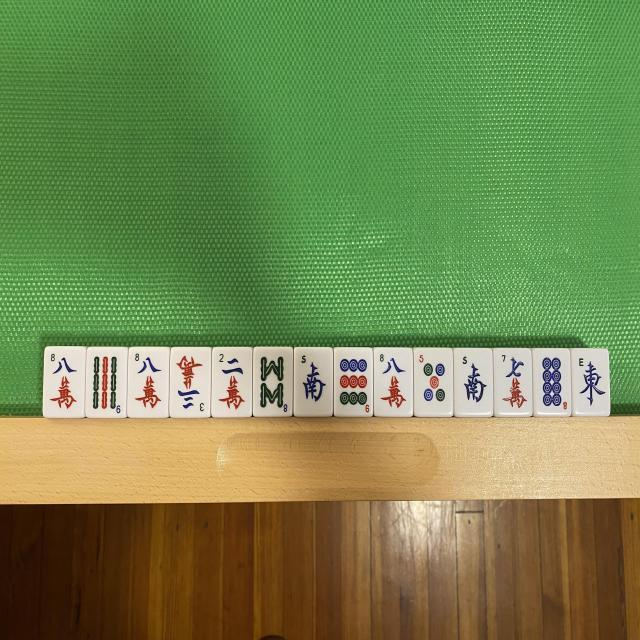
#> input picture vision/datasets/haitaks-mahjong-layout-v2/test/images/384498307_655768726684557_2573241153980532960_n_jpg.rf.82607399362dc5b32b36b8d29d87cf7f.jpg, 640 x 640 px, given in place of images, which was not available
$ python table_plane.py ../datasets/haitaks-mahjong-layout-v2/test/images
#> lines starting #> are read from the running program, lines starting #| are printed output that depends on the picture; after the words box and inside, x2 and y2 are one past the last pixel; in counts of white or black regions, pixels touching at a corner belong together; long printed decimals are rounded; pictures that were not available may be replaced by others from this repository, and a replacement may not be noted
#> in main, image is the input picture: shape (640, 640, 3); mean B, G, R 79.3, 135.1, 115.4
"""Estimate the visible table plane for perspective-aware grouping."""

import argparse
import json
from pathlib import Path

import cv2
import numpy as np

from dorahub_vision.layout import TableFrame, TileBox


def estimate_table_corners(
    image: np.ndarray,
) -> tuple[
    tuple[float, float],
    tuple[float, float],
    tuple[float, float],
    tuple[float, float],
]:
    if image.ndim != 3 or image.shape[2] != 3:
        raise ValueError("expected a BGR image")
    height, width = image.shape[:2]
#> height = 640; width = 640
    if min(height, width) < 32:
        raise ValueError("image is too small")
    lab = cv2.cvtColor(image, cv2.COLOR_BGR2LAB).astype(np.float32)
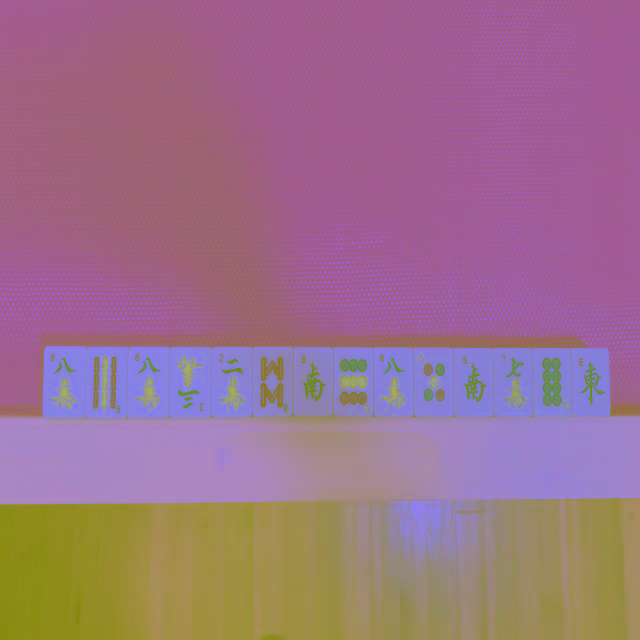
#> lab: shape (640, 640, 3) float32; mean B, G, R 137.1, 112.8, 156.5
    sample = lab[
        round(height * 0.28) : round(height * 0.75),
        round(width * 0.18) : round(width * 0.82),
    ].reshape(-1, 3)
    table_color = np.median(sample, axis=0)
#> table_color = [150, 100, 159]
    mask = (
        np.linalg.norm(lab - table_color, axis=2) < 30
    ).astype(np.uint8) * 255
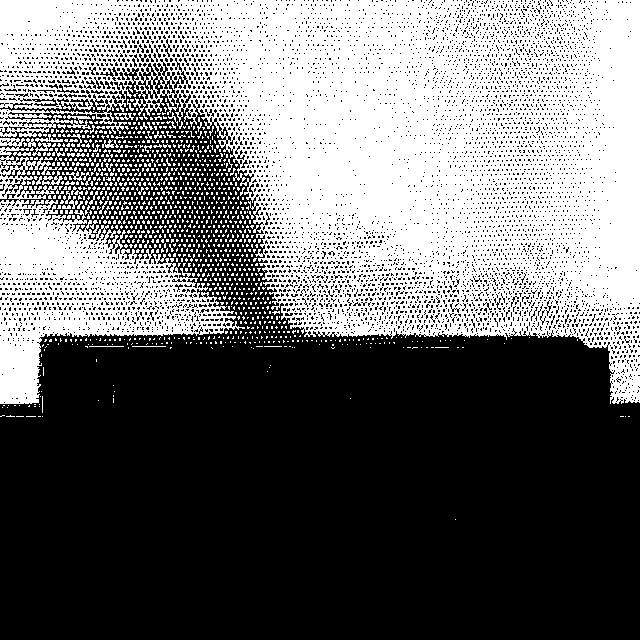
#> mask: shape (640, 640); 43% white; 1353 white regions (1300 under 20 px), largest, box (x1, y1, x2, y2) and area: (0, 0, 640, 404) 143689, (0, 138, 245, 404) 22322, (42, 171, 63, 185) 121
    size = max(9, round(min(height, width) * 0.018)) | 1
#> size = 13
    mask = cv2.morphologyEx(
        mask,
        cv2.MORPH_CLOSE,
        cv2.getStructuringElement(cv2.MORPH_ELLIPSE, (size, size)),
        iterations=2,
    )
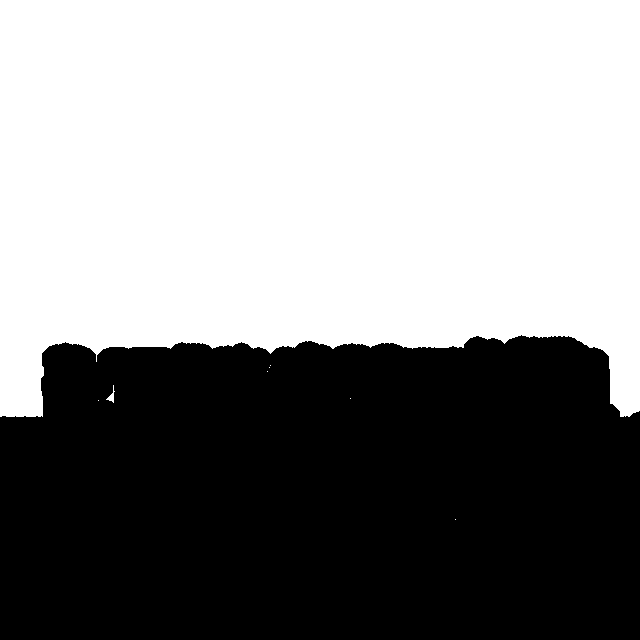
#> mask: shape (640, 640); 55.1% white; 1 black region, box (x1, y1, x2, y2) and area: (0, 335, 640, 640) 183880
    mask = cv2.morphologyEx(
        mask,
        cv2.MORPH_OPEN,
        cv2.getStructuringElement(cv2.MORPH_ELLIPSE, (7, 7)),
    )
#> mask: shape (640, 640); 55.1% white; 1 black region, box (x1, y1, x2, y2) and area: (0, 335, 640, 640) 183987
    count, labels, stats, _ = cv2.connectedComponentsWithStats(mask)
#> count = 2; stats = [[0, 335, 640, 305, 183987], [0, 0, 640, 417, 225613]]
    if count <= 1:
        raise ValueError("table surface was not found")
    table = 1 + int(np.argmax(stats[1:, cv2.CC_STAT_AREA]))
#> table = 1
    points = cv2.findNonZero((labels == table).astype(np.uint8))
#> points = contour of 225613 points, box (x1, y1, x2, y2) (0, 0, 640, 417), area 2274
    if points is None:
        raise ValueError("table surface was not found")
    hull = cv2.convexHull(points)
#> hull = [[639, 410], [638, 411], [628, 416], [0, 416], [0, 0], [639, 0]]
    perimeter = cv2.arcLength(hull, True)
#> perimeter = 2105.6
    polygon = None
    for epsilon in np.linspace(0.02, 0.08, 13):
        candidate = cv2.approxPolyDP(hull, epsilon * perimeter, True)
        if len(candidate) == 4:
            polygon = candidate[:, 0]
            break
#> this loop made 1 pass
#> polygon on pass 1: [[639, 410], [0, 416], [0, 0], [639, 0]]
    if polygon is None or cv2.contourArea(polygon) < width * height * 0.35:
        raise ValueError("table plane is incomplete")
    top = sorted(polygon, key=lambda point: point[1])[:2]
#> top = [[0, 0], [639, 0]]
    bottom = sorted(polygon, key=lambda point: point[1])[2:]
#> bottom = [[639, 410], [0, 416]]
    top_left, top_right = sorted(top, key=lambda point: point[0])
#> top_left = [0, 0]; top_right = [639, 0]
    bottom_left, bottom_right = sorted(bottom, key=lambda point: point[0])
#> bottom_left = [0, 416]; bottom_right = [639, 410]
    ordered = top_left, top_right, bottom_right, bottom_left
#> ordered = ([0, 0], [639, 0], [639, 410], [0, 416])
    return tuple(
        (
            min(1.0, max(0.0, float(x) / max(1, width - 1))),
            min(1.0, max(0.0, float(y) / max(1, height - 1))),
        )
        for x, y in ordered
    )


# [82 lines left out: functions appearance_face_score, rectify_table, unrectify_box, not called in this run]


def main() -> None:
    parser = argparse.ArgumentParser()
    parser.add_argument("images", type=Path, nargs="+")
    parser.add_argument("--rectify-output", type=Path)
    parser.add_argument("--size", type=int, default=1024)
    args = parser.parse_args()
    if args.rectify_output:
        args.rectify_output.mkdir(parents=True, exist_ok=True)
    for path in args.images:
        image = cv2.imread(str(path))
        if image is None:
            raise ValueError(f"cannot decode {path}")
        corners = estimate_table_corners(image)
#> corners = ((0, 0), (1, 0), (1, 0.642), (0, 0.651))
        print(
            json.dumps(
                {
                    "image": str(path),
                    "tableCorners": corners,
                }
            )
        )
#| {"image": "../datasets/haitaks-mahjong-layout-v2/test/images", "tableCorners": [[0.0, 0.0], [1.0, 0.0], [1.0, 0.6416], [0.0, 0.651]]}
        if args.rectify_output:
            target = args.rectify_output / f"{path.stem}-topdown.jpg"
            if not cv2.imwrite(
                str(target), rectify_table(image, corners, args.size)
            ):
                raise ValueError(f"cannot write {target}")


if __name__ == "__main__":
    main()


# [99 lines left out: function propose_back_tiles, not called in this run]

$ run again, on vision/datasets/haitaks-mahjong-layout-v2/test/images/396778764_849077553533375_8154585826545608845_n_jpg.rf.e7c442810d74c0648309894e00b17edb.jpg
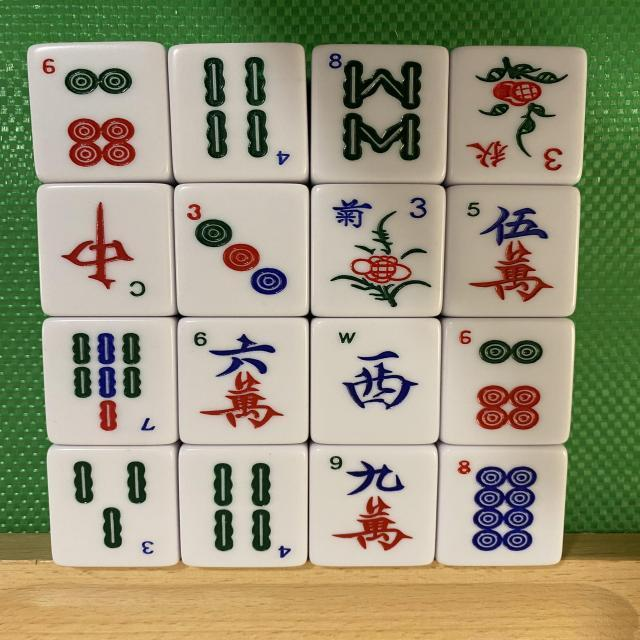
#> input picture vision/datasets/haitaks-mahjong-layout-v2/test/images/396778764_849077553533375_8154585826545608845_n_jpg.rf.e7c442810d74c0648309894e00b17edb.jpg, 640 x 640 px, given in place of images, which was not available
#> in main, image is the input picture: shape (640, 640, 3); mean B, G, R 122.4, 149.2, 153.1
#> table_color = [202, 129, 136]
#> in estimate_table_corners, `mask = ( np.linalg.norm(lab - table_color, axis=2) < 30 ).astype(np.ui..`:
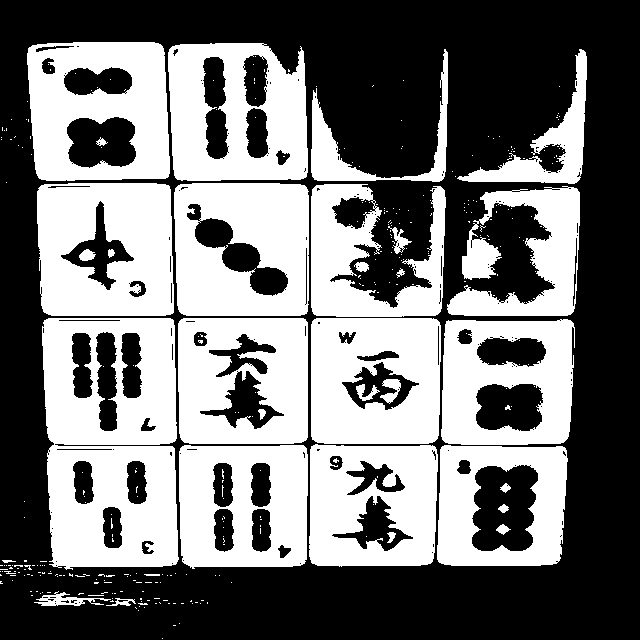
#> mask: shape (640, 640); 45.5% white; 348 white regions (316 under 20 px), largest, box (x1, y1, x2, y2) and area: (42, 318, 179, 570) 25654, (37, 183, 174, 316) 15428, (174, 183, 309, 316) 14723
#> in estimate_table_corners, `count, labels, stats, _ = cv2.connectedComponentsWithStats(mask)`:
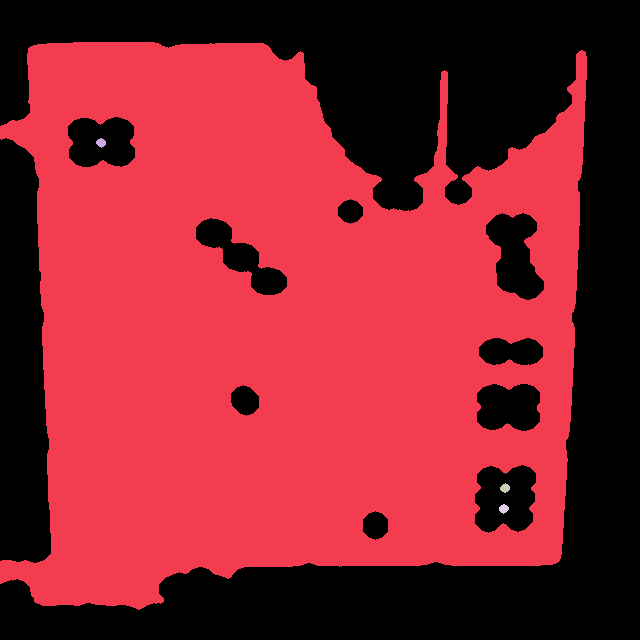
#> labels: shape (640, 640) int32; 5 distinct labels, from 0 to 4; one colour per label, 0 black
#> count = 5; stats = [[0, 0, 640, 640, 171451], [0, 42, 587, 568, 237945], [96, 138, 10, 10, 68], [500, 483, 10, 10, 68], [499, 504, 10, 10, 68]]
#> table = 1
#> points = contour of 237945 points, box (x1, y1, x2, y2) (0, 42, 587, 610), area 103641
#> hull = contour of 31 points, box (x1, y1, x2, y2) (0, 42, 587, 610), area 312163
#> perimeter = 2176.1
#> the loop in estimate_table_corners, `for epsilon in np.linspace(0.02, 0.08, 13):` made 1 pass
#> polygon on pass 1: [[585, 52], [557, 562], [0, 583], [29, 47]]
#> top = [[29, 47], [585, 52]]
#> bottom = [[557, 562], [0, 583]]
#> top_left = [29, 47]; top_right = [585, 52]
#> bottom_left = [0, 583]; bottom_right = [557, 562]
#> ordered = ([29, 47], [585, 52], [557, 562], [0, 583])
#> corners = ((0.0454, 0.0736), (0.915, 0.0814), (0.872, 0.879), (0, 0.912))
#| {"image": "../datasets/haitaks-mahjong-layout-v2/test/images", "tableCorners": [[0.04538, 0.07355], [0.9155, 0.08138], [0.8717, 0.8795], [0.0, 0.9124]]}
